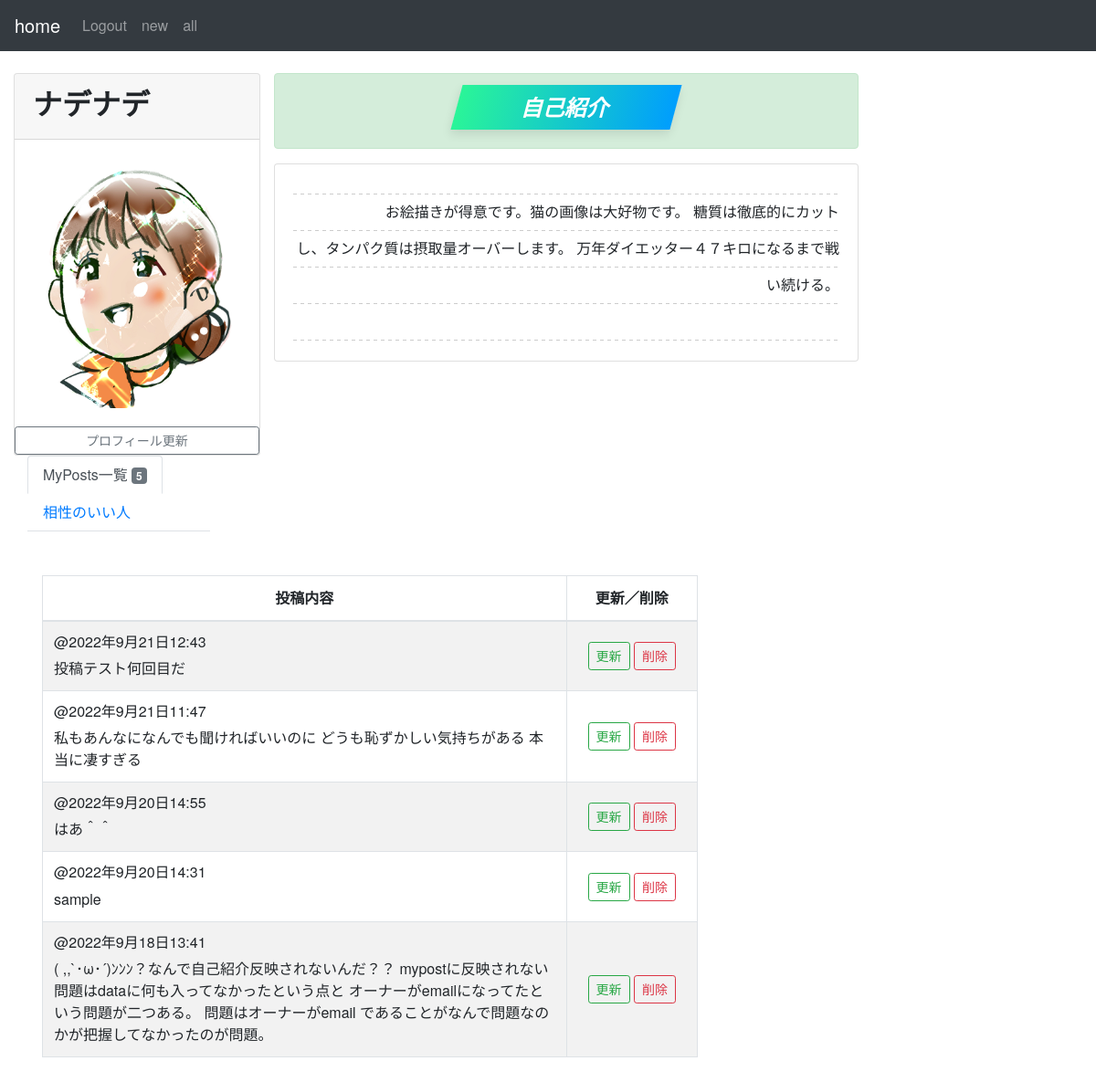
/post/mypost/ (signed in), run on the app's committed database.
### accounts/models.py (models this page shows, shortened)
class CustomUser(AbstractBaseUser, PermissionsMixin):
    comment =models.TextField( verbose_name='自己紹介',blank=True, null=True, max_length=1000,)
    birthday = models.DateField( verbose_name='生年月日',blank=True, null=True)
    email = models.EmailField('メールアドレス', unique=True)
    nickname = models.CharField('ニックネーム', max_length=50)
    avatar = models.ImageField(upload_to='images', verbose_name='プロフィール画像', blank=True, null=True)
    is_active = models.BooleanField(default=True)
    is_staff = models.BooleanField(default=False)
    objects = UserManager()
    USERNAME_FIELD = 'email'
    EMAIL_FIELD = 'email'
    REQUIRED_FIELDS = []
    class Meta:
        verbose_name = ('user')
        verbose_name_plural = ('users')

### post/models.py (models this page shows)
class Post(models.Model):
    owner = models.ForeignKey(settings.AUTH_USER_MODEL, verbose_name='オーナー', on_delete=models.CASCADE)
    content = models.TextField(max_length=500)
    created_at = models.DateTimeField(auto_now_add=True)
    class Meta:
        db_table = 'posts'
        ordering = ["-created_at"]

### post/views.py (the view)
# urls.py: path('mypost/',MyPostsView.as_view(), name='mypost'),
class MyPostsView(LoginRequiredMixin, ListView): # 自分の投稿を見れるようにする
    template_name = 'post/mypost.html'
    model = Post
    def get_queryset(self):  # 自分の投稿オブジェクトを返す。
        return Post.objects.filter(owner_id=self.request.user)
    def get_context_data(self, **kwargs):
        context = super().get_context_data(**kwargs)
        context['my_posts_count'] = Post.objects.filter(owner_id=self.request.user).count()
        context['data']=CustomUser.objects.filter(email=self.request.user)
        return context

### post/templates/post/mypost.html (shortened to what this page needs)
{% extends 'post/base.html' %}
{% load static %}
{% block content %}
    <div class="content-wrapper">
        <div class="container-fluid">
            <div class="row">
                <aside class="col-sm-3">
                    <div class="card">
                        <div class="card-header">
                            {% for item in  data  %}
                            <h2><strong><a>{{ item.nickname }}</a></strong></h2>
                            {% endfor %}
                        </div>
                        <div class="card-body">
                            {% if user.avatar %}
                                <img class="rounded img-fluid mx-auto d-block"
                                    src="{{ user.avatar.url }}" id="avatar-image" alt="avatar_image">
                            {% else %}
                                <img class="rounded img-fluid mx-auto d-block"
                                    src="{% static 'images/avator_default.png' %}" id="avatar-image" alt="avatar_image">
                            {% endif %}
                        </div>
                        <a class="btn btn-outline-secondary btn-sm"
                            href="{% url 'post:edit_profile' %}" role="button">プロフィール更新</a>
                    </div>
                </aside>
                <div class="box" align="right">
                    <div class="col-30 clearfix">
                        <div class="alert alert-success" role="alert">
                            <h4 class="alert-heading">
                                <div class="button010">
                                    <a href="#">自己紹介</a>
                                </div>
                        </div>
                        <div class="card" style="width: 40rem;">
                            <div class="card-body">
                                <div class="dashed-note">
                                    {% for item in data %}
                        　　　　　　 <td>{{item.comment}}</td>
                        　　　　　　　{% endfor %}
                                </div>
                            </div>
                        </div>
                    </div>
                </div>
            </div>
                <div class="col-sm-8">
                    <ul class="nav nav-tabs nav-justif ied mb-3">
                        <li class="nav-item"><a href="{% url 'post:mypost' %}" class="nav-link active">MyPosts一覧
                            <span class="badge badge-secondary">{{ my_posts_count }}</span></a></li>
                        <li class="nav-item"><a href="#" class="nav-link">相性のいい人
                    </ul>
                    <div class="table table-responsive">
                        <table id='post_list'
                                class="table table-striped table-bordered table-hover">
                            <thead>
                            <tr>
                                <th class="text-center" style="width: 80%">投稿内容</th>
                                <th class="text-center" style="width: 20%">更新／削除</th>
                            </tr>
                            </thead>
                            <tbody>
                            {% for item in object_list %}
                                <tr class="text">
                                    <td class="text"><h6>@{{ item.created_at }}</h6>{{ item.content }}</td>
                                    <td class="text-center align-middle">
                                        <a class="btn btn-outline-success btn-sm"
                                            href="{% url 'post:update' item.pk %}"
                                            role="button">更新</a>
                                        <a class="btn btn-outline-danger btn-sm"
                                            href="{% url 'post:delete' item.pk %}"
                                            role="button">削除</a>
                                    </td>
                                </tr>
                            {% endfor %}
                            </tbody>
                        </table>
                    </div>
                </div>
            </div>
{% endblock %}

### post/templates/post/base.html (shortened to what this page needs)
{% load static %}
<!DOCTYPE html>
<html lang="ja">
<head>
    <link rel="stylesheet" href="https://stackpath.bootstrapcdn.com/bootstrap/4.3.1/css/bootstrap.min.css"
>
    <link rel="stylesheet" href="{% static 'style.css' %}">
    {% load bootstrap4 %}
</head>
<body>
<header class="mb-4">
    <nav class="navbar navbar-expand-sm navbar-dark bg-dark">
        <a class="navbar-brand" href="{% url  'accounts:home' %}"> home</a>
            <ul class="navbar-nav navbar-right">{% if user.is_authenticated %}
                <li class="nav-item">
                    <a class="nav-link" href="{% url 'account_logout' %}">Logout</a>
                <li class="nav-item">
                    <a class="nav-link"href="{% url 'post:create' %}">new </a>
                <li class="nav-item">
                    <a class="nav-link"href="{% url 'post:postlist' %}">all </a>
                </li>{% endif %}
            </ul>
    </nav>
</header>
{% block content %}
{% endblock content %}
</body>
</html>

### post/static/style.css (style rules this page uses)
.dashed-note { background-color: #fff; background-image: linear-gradient(90deg, transparent 0%, transparent 50%, #fff 50%, #fff 100%), linear-gradient(180deg, #ccc 1px, transparent 1px); background-size: 8px 100%, 100% 2.5em; line-height: 2.5em; padding-bottom: 1px; }
ul { width: 200px; margin: 0; padding: 0; list-style-type: none; }
.button010 a { position: relative; display: flex; justify-content: space-around; align-items: center; margin: 0 auto; max-width: 240px; padding: 10px 25px; color: #313131; transition: 0.3s ease-in-out; font-weight: 600; transform: skew(-15deg); color: #fff; background-image: -webkit-gradient(linear, left top, right top, from(#2af598), to(#009efd)); background-image: -webkit-linear-gradient(left, #2af598 0%, #009efd 100%); background-image: linear-gradient(90deg, #2af598 0%, #009efd 100%); -webkit-box-shadow: 0 5px 10px rgba(0, 0, 0, .1); box-shadow: 0 5px 10px rgba(0, 0, 0, .1); }
body { font-family: "Helvetica Neue", Arial, "Hiragino Kaku Gothic ProN", "Hiragino Sans", Meiryo, sans-serif; }

### data on the page
CustomUser: nickname "ナデナデ", avatar (picture), comment "お絵描きが得意です。猫の画像は大好物です。 糖質は徹底的にカットし、タンパク質は摂取量オーバーします。 万年ダイエッター４７キロになるまで戦い続ける。"
Post: created_at "2022年9月21日12:43", content "投稿テスト何回目だ"
Post: created_at "2022年9月21日11:47", content "私もあんなになんでも聞ければいいのに どうも恥ずかしい気持ちがある 本当に凄すぎる"
Post: created_at "2022年9月20日14:55", content "はあ＾＾"
Post: created_at "2022年9月20日14:31", content "sample"
Post: created_at "2022年9月18日13:41", content "( ,,`･ω･´)ﾝﾝﾝ？なんで自己紹介反映されないんだ？？ mypostに反映されない問題はdataに何も入ってなかったという点と オーナーがemailになってたという問題が二つある。 問題はオーナーがemail であることがなんで問題なのかが把握してなかったのが問題。"

### other printed values
{{ my_posts_count }} "5"
